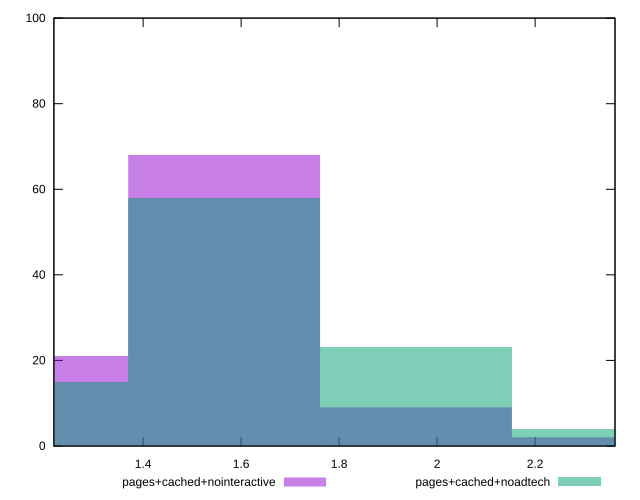

Reproduce this figure in gnuplot.
reset
set terminal svg size 640, 500 enhanced background rgb 'white'
set output "report_00007_2020-12-11T15:55:29.892Z/server-response-time/comparison/histogram/3_vs_4.svg"

$pagesCachedNointeractive <<EOF
1.565336694717815 68
1.1740025210383611 21
2.3480050420767222 2
1.9566708683972687 9
EOF

$pagesCachedNoadtech <<EOF
1.9566708683972687 23
1.565336694717815 58
2.3480050420767222 4
1.1740025210383611 15
EOF

set key outside below
set boxwidth 0.3913341736794537
set yrange [0:100]
set style fill transparent solid 0.5 noborder

plot \
  $pagesCachedNointeractive title "pages+cached+nointeractive" with boxes, \
  $pagesCachedNoadtech title "pages+cached+noadtech" with boxes, \


reset
